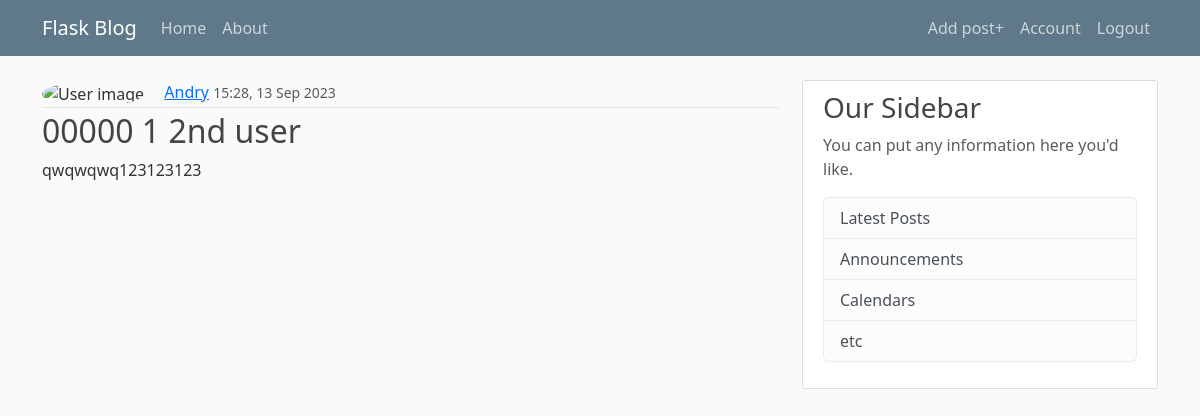
/post/6 (signed in), run on the app's committed database.
### flaskblog/models.py (models this page shows, shortened)
class User(db.Model, UserMixin):
    __tablename__ = 'users'
    id = db.Column(db.Integer, primary_key=True)
    active = db.Column('is_active', db.Boolean(), nullable=False, server_default='1')
    username = db.Column(db.String(20), unique=True, nullable=False)
    email = db.Column(db.String(120, collation='NOCASE'), unique=True, nullable=False)
    email_confirmed_at = db.Column(db.DateTime(), default=None)
    confirmed = db.Column(db.Boolean, default=False)
    password_hash = db.Column(db.String(128))
    first_name = db.Column(db.String(50), default=None)
    last_name = db.Column(db.String(50), default=None)
    image_data = db.Column(db.LargeBinary)
    image_filename = db.Column(db.String(255))
    image_mimetype = db.Column(db.String(255))
    uploaded = db.Column(db.DateTime(), default=datetime.utcnow())
    member_since = db.Column(db.DateTime(), default=datetime.utcnow())  # we will use moments.js af
    last_seen = db.Column(db.DateTime(), default=datetime.utcnow())
    posts = db.relationship('Post',
                            backref='author',
                            lazy='dynamic',
                            cascade='all, delete-orphan')
    @property
    def password(self):
        raise AttributeError('password is not a readable attribute')

class Post(db.Model):
    __tablename__ = "posts"
    id = db.Column(db.Integer, primary_key=True)
    user_id = db.Column(db.Integer, db.ForeignKey('users.id'), nullable=False)
    title = db.Column(db.String(140), nullable=False)
    slug = db.Column(db.String(140), unique=True)
    content = db.Column(db.Text, nullable=False)
    created = db.Column(db.DateTime(), index=True, default=datetime.now())
    views = db.Column(db.Integer, default=0)
    likes = db.Column(db.Integer, default=0)

### flaskblog/routes.py (the view)
@app.route('/post/<int:post_id>')
def post(post_id):
    post = Post.query.get_or_404(post_id)
    return render_template('post.html', title=post.title, post=post)

### flaskblog/models.py (called while the page is built)
@login_manager.user_loader
def get_user(user_id):
    return User.query.get(int(user_id))

### flaskblog/templates/post.html (shortened to what this page needs)
{% extends 'layout.html' %}
{% block content %}
<div class="media-body">
    <div class="article-metadata">
      <img class='rounded-circle article-img' src="{{ url_for('user_image', user_id=current_user.id) }}" alt="User image">
      <a class="mr-2" href="#">{{ post.author.username }}</a>
      <small class="text-muted">{{ moment(post.created).format('HH:mm,  DD MMM YYYY') }}</small>
    </div>
    <h2 class="article-title">{{ post.title }}</h2>
    <p class="article-content">{{ post.content }}</p>
  </div>
{% endblock content %}

### flaskblog/static/css/main.css (style rules this page uses)
body { background: #fafafa; color: #333333; margin-top: 5rem; }
h1, h2, h3, h4, h5, h6 { color: #444444; }
.article-title { color: #444444; }
.article-content { white-space: pre-line; }
.article-img { height: 65px; width: 65px; margin-right: 16px; }
.article-metadata { padding-bottom: 1px; margin-bottom: 4px; border-bottom: 1px solid #e3e3e3 }

### data on the page
User: author.username "Andry"
Post: created "15:28, 13 Sep 2023", title "00000 1 2nd user", content "qwqwqwq123123123"
